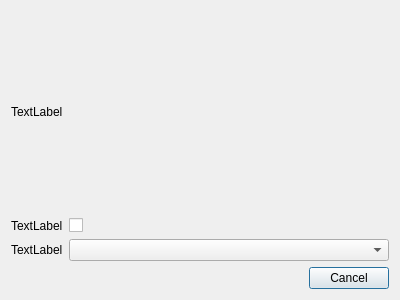
<?xml version="1.0" encoding="UTF-8"?>
<ui version="4.0">
 <class>Dialog</class>
 <widget class="QDialog" name="Dialog">
  <property name="geometry">
   <rect>
    <x>0</x>
    <y>0</y>
    <width>400</width>
    <height>300</height>
   </rect>
  </property>
  <property name="windowTitle">
   <string>Dialog</string>
  </property>
  <layout class="QGridLayout" name="gridLayout">
   <item row="2" column="1">
    <widget class="KComboBox" name="campaign_id_combobox"/>
   </item>
   <item row="0" column="0" colspan="2">
    <widget class="QLabel" name="instructions_label">
     <property name="text">
      <string>TextLabel</string>
     </property>
     <property name="wordWrap">
      <bool>true</bool>
     </property>
    </widget>
   </item>
   <item row="2" column="0">
    <widget class="QLabel" name="campaign_id_label">
     <property name="text">
      <string>TextLabel</string>
     </property>
    </widget>
   </item>
   <item row="3" column="1">
    <widget class="QDialogButtonBox" name="button_box">
     <property name="orientation">
      <enum>Qt::Horizontal</enum>
     </property>
     <property name="standardButtons">
      <set>QDialogButtonBox::Cancel</set>
     </property>
    </widget>
   </item>
   <item row="1" column="1">
    <widget class="QCheckBox" name="process_hlp_spd_data_checkbox">
     <property name="text">
      <string/>
     </property>
    </widget>
   </item>
   <item row="1" column="0">
    <widget class="QLabel" name="process_hlp_spd_data_label">
     <property name="text">
      <string>TextLabel</string>
     </property>
    </widget>
   </item>
  </layout>
 </widget>
 <customwidgets>
  <customwidget>
   <class>KComboBox</class>
   <extends>QComboBox</extends>
   <header>kcombobox.h</header>
  </customwidget>
 </customwidgets>
 <resources/>
 <connections>
  <connection>
   <sender>button_box</sender>
   <signal>accepted()</signal>
   <receiver>Dialog</receiver>
   <slot>accept()</slot>
   <hints>
    <hint type="sourcelabel">
     <x>248</x>
     <y>254</y>
    </hint>
    <hint type="destinationlabel">
     <x>157</x>
     <y>274</y>
    </hint>
   </hints>
  </connection>
  <connection>
   <sender>button_box</sender>
   <signal>rejected()</signal>
   <receiver>Dialog</receiver>
   <slot>reject()</slot>
   <hints>
    <hint type="sourcelabel">
     <x>316</x>
     <y>260</y>
    </hint>
    <hint type="destinationlabel">
     <x>286</x>
     <y>274</y>
    </hint>
   </hints>
  </connection>
 </connections>
</ui>
